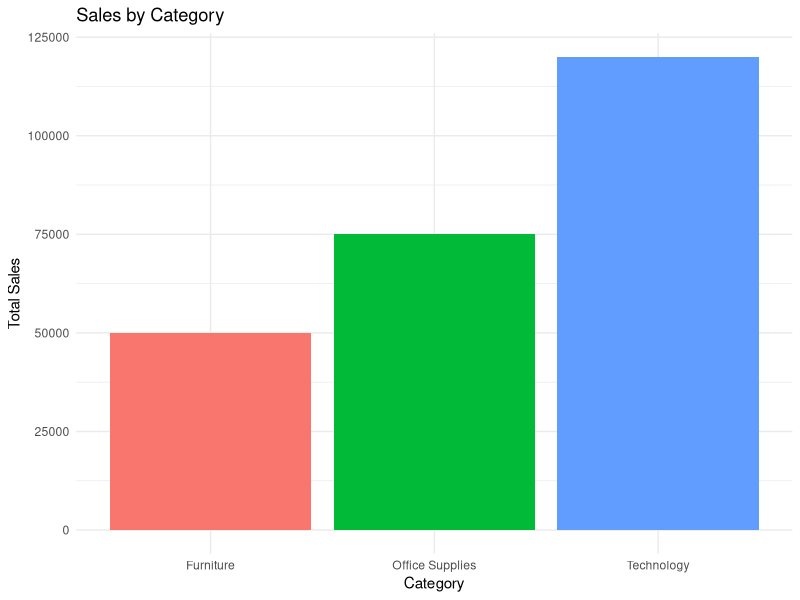
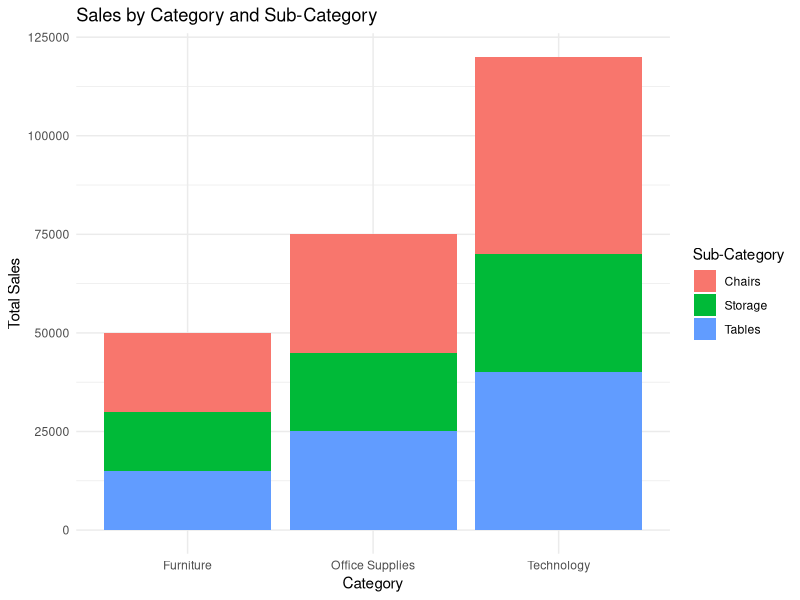
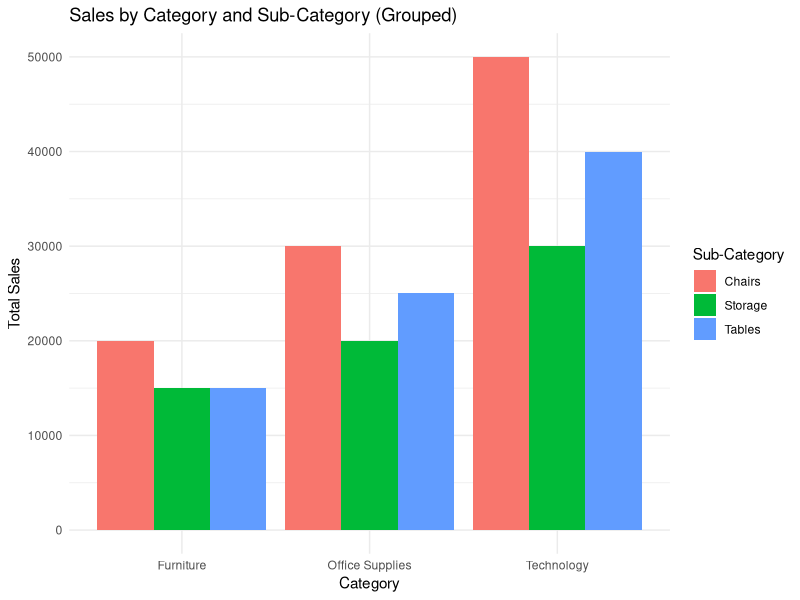
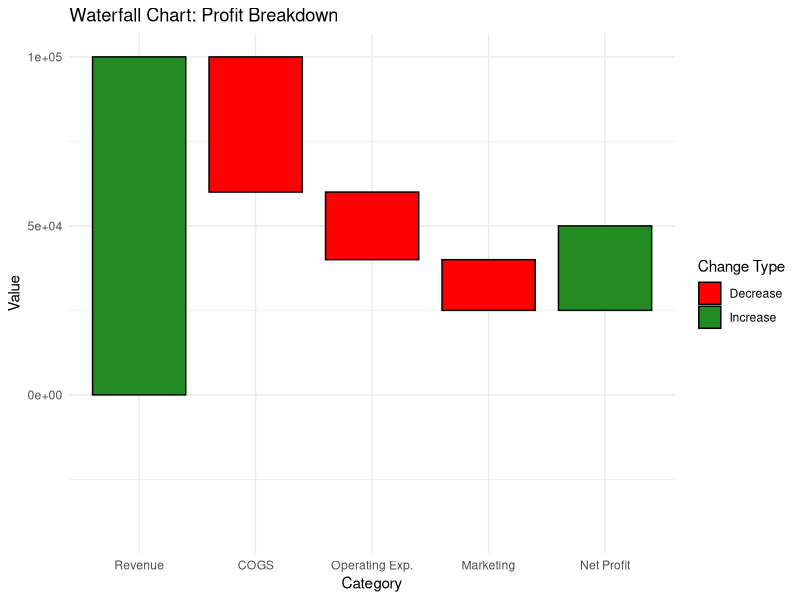
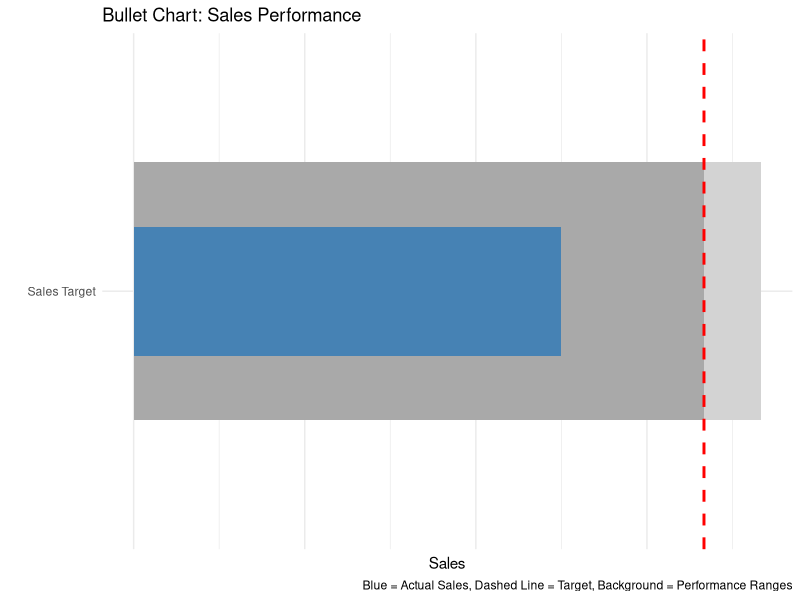
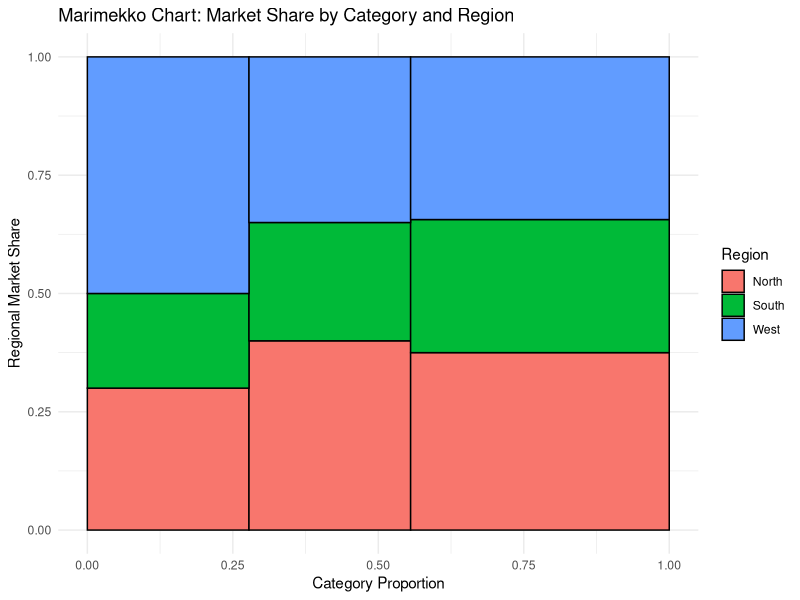

Recreate these plots in R, in order.
## ---- chunk 1
#| echo: false
#| message: false
#| warning: false
library(ggplot2)

# Sample data: Simulating a Superstore-style dataset
data <- data.frame(
  Category = c("Furniture", "Office Supplies", "Technology"),
  Sales = c(50000, 75000, 120000)
)

# Basic bar chart
ggplot(data, aes(x = Category, y = Sales, fill = Category)) +
  geom_bar(stat = "identity") +
  labs(title = "Sales by Category",
       x = "Category",
       y = "Total Sales") +
  theme_minimal() +
  theme(legend.position = "none")
## ---- chunk 2
#| echo: false
#| message: false
#| warning: false
library(ggplot2)

# Sample data: Simulating a Superstore-style dataset
data <- data.frame(
  Category = rep(c("Furniture", "Office Supplies", "Technology"), each = 3),
  SubCategory = rep(c("Chairs", "Tables", "Storage"), times = 3),
  Sales = c(20000, 15000, 15000, 30000, 25000, 20000, 50000, 40000, 30000)
)

# Stacked bar chart
ggplot(data, aes(x = Category, y = Sales, fill = SubCategory)) +
  geom_bar(stat = "identity") +
  labs(title = "Sales by Category and Sub-Category",
       x = "Category",
       y = "Total Sales",
       fill = "Sub-Category") +
  theme_minimal()

## ---- chunk 3
#| echo: false
#| message: false
#| warning: false
library(ggplot2)

# Sample data: Simulating a Superstore-style dataset
data <- data.frame(
  Category = rep(c("Furniture", "Office Supplies", "Technology"), each = 3),
  SubCategory = rep(c("Chairs", "Tables", "Storage"), times = 3),
  Sales = c(20000, 15000, 15000, 30000, 25000, 20000, 50000, 40000, 30000)
)

# Grouped bar chart
ggplot(data, aes(x = Category, y = Sales, fill = SubCategory)) +
  geom_bar(stat = "identity", position = position_dodge()) +
  labs(title = "Sales by Category and Sub-Category (Grouped)",
       x = "Category",
       y = "Total Sales",
       fill = "Sub-Category") +
  theme_minimal()

## ---- chunk 4
#| echo: false
#| message: false
#| warning: false
library(ggplot2)
library(dplyr)

# Sample data: Simulating profit contribution (Superstore-style)
data <- data.frame(
  Category = c("Revenue", "COGS", "Operating Exp.", "Marketing", "Net Profit"),
  Value = c(100000, -40000, -20000, -15000, 25000)
)
data$Category <- factor(data$Category, 
                        levels = c("Revenue", "COGS", "Operating Exp.", "Marketing", "Net Profit"), 
                        ordered = TRUE)

# Calculate cumulative positions
data <- data %>%
  mutate(End = cumsum(Value),
         Start = lag(End, default = 0),
         Type = ifelse(Value >= 0, "Increase", "Decrease"))

# Waterfall chart
ggplot(data, aes(x = Category, y = Value, fill = Type)) +
  geom_rect(aes(x = Category, xmin = as.numeric(factor(Category)) - 0.4,
                xmax = as.numeric(factor(Category)) + 0.4,
                ymin = Start, ymax = End), color = "black") +
  scale_fill_manual(values = c("Increase" = "forestgreen", "Decrease" = "red")) +
  labs(title = "Waterfall Chart: Profit Breakdown",
       x = "Category",
       y = "Value",
       fill = "Change Type") +
  theme_minimal()

## ---- chunk 5
#| echo: false
#| message: false
#| warning: false
library(ggplot2)

# Sample data: Simulating a performance dashboard
data <- data.frame(
  Metric = "Sales Target",
  Actual = 75000,  # Actual sales
  Target = 100000, # Target sales
  Good = 90000,    # Good performance threshold
  Excellent = 110000 # Excellent performance threshold
)

# Bullet chart
ggplot(data) +
  # Background performance zones
  geom_bar(aes(x = Metric, y = Excellent), stat = "identity", fill = "lightgray", width = 0.6) +
  geom_bar(aes(x = Metric, y = Good), stat = "identity", fill = "gray", width = 0.6) +
  geom_bar(aes(x = Metric, y = Target), stat = "identity", fill = "darkgray", width = 0.6) +
  # Actual performance bar
  geom_bar(aes(x = Metric, y = Actual), stat = "identity", fill = "steelblue", width = 0.3) +
  # Target marker
  geom_hline(aes(yintercept = Target), linetype = "dashed", color = "red", size = 1) +
  labs(title = "Bullet Chart: Sales Performance",
       x = "",
       y = "Sales",
       caption = "Blue = Actual Sales, Dashed Line = Target, Background = Performance Ranges") +
  theme_minimal() +
  coord_flip() +
  theme(axis.text.x = element_blank(), axis.ticks.x = element_blank())

## ---- chunk 6
#| echo: false
#| message: false
#| warning: false
library(ggplot2)
library(dplyr)

# Sample data: Simulating market share by region and product category
data <- data.frame(
  Category = rep(c("Furniture", "Office Supplies", "Technology"), each = 3),
  Region = rep(c("North", "South", "West"), times = 3),
  Sales = c(30000, 20000, 50000, 40000, 25000, 35000, 60000, 45000, 55000)
)

# Step 1: Compute total sales per category
category_totals <- data %>%
  group_by(Category) %>%
  summarise(Total_Sales = sum(Sales), .groups = "drop")

# Step 2: Compute cumulative X positions for category widths
category_totals <- category_totals %>%
  mutate(Xmin = cumsum(lag(Total_Sales, default = 0)) / sum(Total_Sales),
         Xmax = Xmin + (Total_Sales / sum(Total_Sales)))

# Step 3: Merge back to original data and compute regional stacking within each category
data <- data %>%
  left_join(category_totals, by = "Category") %>%
  group_by(Category) %>%
  arrange(Region) %>%  # Ensure stacking order is consistent
  mutate(Ymin = cumsum(lag(Sales, default = 0)) / Total_Sales,  
         Ymax = Ymin + (Sales / Total_Sales))

# Step 4: Create the Mekko chart
ggplot(data) +
  geom_rect(aes(xmin = Xmin, xmax = Xmax, ymin = Ymin, ymax = Ymax, fill = Region), color = "black") +
  labs(title = "Marimekko Chart: Market Share by Category and Region",
       x = "Category Proportion",
       y = "Regional Market Share",
       fill = "Region") +
  theme_minimal()

